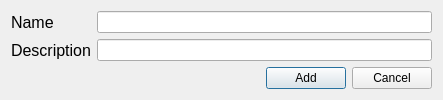
<?xml version="1.0" encoding="UTF-8"?>
<ui version="4.0">
 <class>Dialog</class>
 <widget class="QDialog" name="Dialog">
  <property name="geometry">
   <rect>
    <x>0</x>
    <y>0</y>
    <width>443</width>
    <height>90</height>
   </rect>
  </property>
  <property name="maximumSize">
   <size>
    <width>16777215</width>
    <height>90</height>
   </size>
  </property>
  <property name="windowTitle">
   <string>Dialog</string>
  </property>
  <property name="modal">
   <bool>true</bool>
  </property>
  <layout class="QVBoxLayout" name="verticalLayout">
   <item>
    <layout class="QFormLayout" name="formLayout">
     <item row="0" column="0">
      <widget class="QLabel" name="label">
       <property name="font">
        <font>
         <pointsize>12</pointsize>
        </font>
       </property>
       <property name="text">
        <string>Name</string>
       </property>
       <property name="buddy">
        <cstring>shortcutNameLineEdit</cstring>
       </property>
      </widget>
     </item>
     <item row="0" column="1">
      <widget class="QLineEdit" name="shortcutNameLineEdit"/>
     </item>
     <item row="1" column="0">
      <widget class="QLabel" name="label_2">
       <property name="font">
        <font>
         <pointsize>12</pointsize>
        </font>
       </property>
       <property name="text">
        <string>Description</string>
       </property>
      </widget>
     </item>
     <item row="1" column="1">
      <widget class="QLineEdit" name="shortcutDescLineEdit"/>
     </item>
    </layout>
   </item>
   <item>
    <layout class="QHBoxLayout" name="horizontalLayout">
     <item>
      <spacer name="horizontalSpacer">
       <property name="orientation">
        <enum>Qt::Horizontal</enum>
       </property>
       <property name="sizeHint" stdset="0">
        <size>
         <width>40</width>
         <height>20</height>
        </size>
       </property>
      </spacer>
     </item>
     <item>
      <widget class="QPushButton" name="addButton">
       <property name="text">
        <string>Add</string>
       </property>
      </widget>
     </item>
     <item>
      <widget class="QPushButton" name="cancelButton">
       <property name="text">
        <string>Cancel</string>
       </property>
      </widget>
     </item>
    </layout>
   </item>
  </layout>
 </widget>
 <tabstops>
  <tabstop>shortcutNameLineEdit</tabstop>
 </tabstops>
 <resources/>
 <connections>
  <connection>
   <sender>cancelButton</sender>
   <signal>clicked()</signal>
   <receiver>Dialog</receiver>
   <slot>reject()</slot>
   <hints>
    <hint type="sourcelabel">
     <x>348</x>
     <y>68</y>
    </hint>
    <hint type="destinationlabel">
     <x>137</x>
     <y>79</y>
    </hint>
   </hints>
  </connection>
  <connection>
   <sender>addButton</sender>
   <signal>released()</signal>
   <receiver>Dialog</receiver>
   <slot>accept()</slot>
   <hints>
    <hint type="sourcelabel">
     <x>255</x>
     <y>70</y>
    </hint>
    <hint type="destinationlabel">
     <x>46</x>
     <y>62</y>
    </hint>
   </hints>
  </connection>
 </connections>
</ui>
